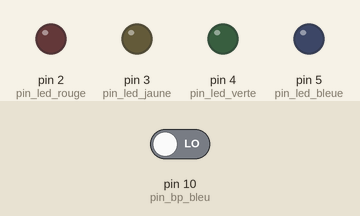
This sketch was run on a simulated Arduino Uno, built with avr-gcc and run on an emulated ATmega328P. On the bench: output pins drawn as LEDs (lit = HIGH). Dashed ring = blinking. Inputs (shaded band) come from the test bench; at power-on: pin 10 (pin_bp_bleu) LOW.

Above: at 1.2 s.
1.3 s: pin 10 (pin_bp_bleu) driven HIGH
At 1.45 s:
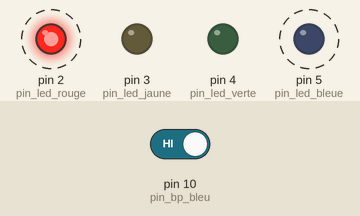
At 1.95 s:
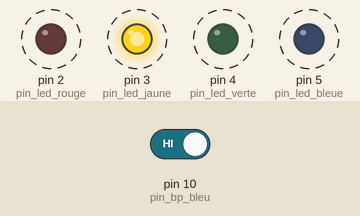
4.3 s: pin 10 (pin_bp_bleu) driven LOW
At 4.45 s:
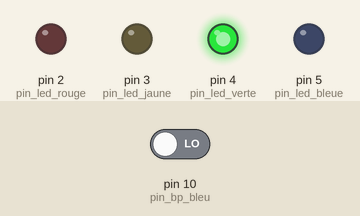
Timing chart, 0 to 7.3 s (numbered marks = the images above; inputs shaded):
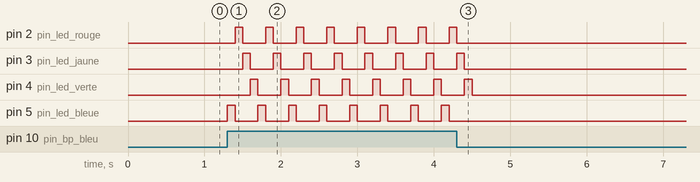

Measured:
- after the input at 1.3 s, pin 2 (pin_led_rouge): alternates HIGH for 0.10 s and LOW for 0.30 s, starting after 0.10 s; pin 3 (pin_led_jaune): alternates HIGH for 0.10 s and LOW for 0.30 s, starting after 0.20 s
- after the input at 4.3 s, pin 2 (pin_led_rouge): goes on until 4.3 s, then stays LOW; pin 3 (pin_led_jaune): goes on until 4.4 s, then stays LOW; pin 4 (pin_led_verte): goes on until 4.5 s, then stays LOW; pin 5 (pin_led_bleue): stops changing and stays LOW

The sketch:

Defi_3.ino
```cpp
// (licence header left out)
const int pin_led_jaune = 3;
const int pin_bp_jaune = 12;
const int pin_led_rouge = 2;
const int pin_bp_rouge = 11;
const int pin_led_bleue = 5;
const int pin_bp_bleu = 10;
const int pin_led_verte = 4;
const int pin_bp_vert = 9;

void setup(){
    pinMode(pin_bp_jaune,INPUT);
    pinMode(pin_bp_rouge,INPUT);
    pinMode(pin_bp_bleu,INPUT);
    pinMode(pin_bp_vert,INPUT);

    pinMode(pin_led_jaune,OUTPUT);
    pinMode(pin_led_rouge,OUTPUT);
    pinMode(pin_led_bleue,OUTPUT);
    pinMode(pin_led_verte,OUTPUT);
}


void loop(){
    if(digitalRead(pin_bp_bleu)==HIGH){

        digitalWrite(pin_led_bleue,HIGH);
        delay(100);

        digitalWrite(pin_led_bleue,LOW);
        digitalWrite(pin_led_rouge,HIGH);
        delay(100);

        digitalWrite(pin_led_rouge,LOW);
        digitalWrite(pin_led_jaune,HIGH);
        delay(100);

        digitalWrite(pin_led_jaune,LOW);
        digitalWrite(pin_led_verte,HIGH);
        delay(100);

        digitalWrite(pin_led_verte,LOW);
    }
    else
    {
        digitalWrite(pin_led_jaune,LOW);
        digitalWrite(pin_led_verte,LOW);
        digitalWrite(pin_led_rouge,LOW);
        digitalWrite(pin_led_bleue,LOW);
    }
}
```
